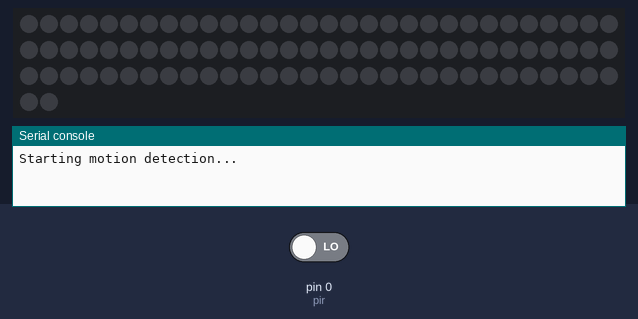
This program was run on a simulated MicroPython board. Parts: 92 RGB LEDs in strip order, left to right, continuing on the next row, the last lines printed to the serial console. The inputs (shaded band) are chosen by the test bench; at power-on: pin 0 (pir) LOW. Dim RGB values are drawn brighter than linear.

Above: at 1.2 s.
1.3 s: pin 0 (pir) driven HIGH
At 2.47 s:
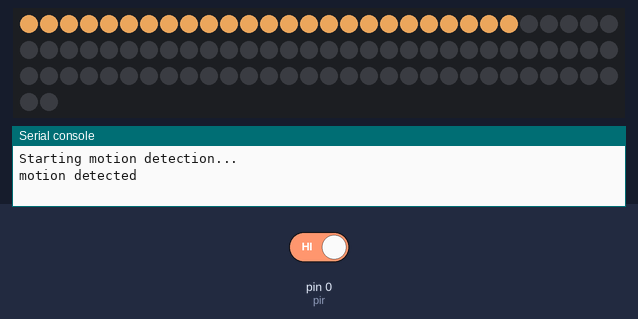
At 4.5 s:
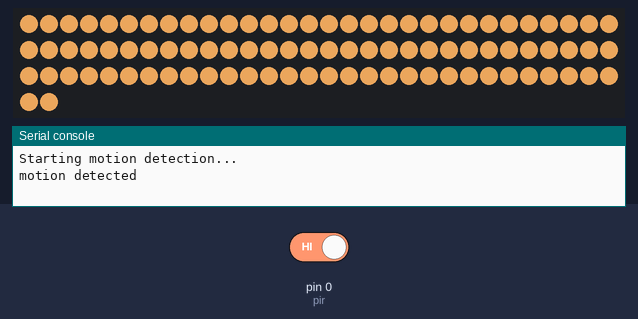
Timing chart, 0 to 6.0 s (numbered marks = the images above; inputs shaded):
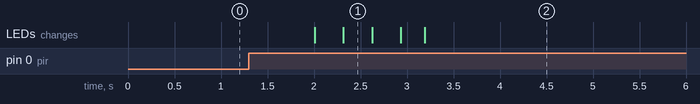

The program:

main.py
```python
import time, neopixel, machine

pir = machine.Pin(0, machine.Pin.IN, machine.Pin.PULL_DOWN)

num_pixels = 92

pixels = neopixel.NeoPixel(machine.Pin(1, machine.Pin.OUT), num_pixels)

# Define colors at full brightness
WARM_WHITE = (255, 180, 100)  # Warm white with orange tint
OFF = (0, 0, 0)

# Global brightness (0-100)
BRIGHTNESS = 75

def scale_color(color, brightness=BRIGHTNESS):
    """Scale a color tuple by brightness percentage (0-100)"""
    return tuple(int(c * brightness / 100) for c in color)

pixels.fill(OFF)
pixels.write()

motionDetected = False
detectionCountdown = 0

COOLDOWN_SECONDS = 3  # how long to ignore new motion after turning off
cooldown_remaining = 0

def animate_on(color, delay=0.01):
    scaled_color = scale_color(color)
    for i in range(num_pixels):
        pixels[i] = scaled_color
        pixels.write()
        time.sleep(delay)

def animate_off(delay=0.01):
    for i in range(num_pixels):
        pixels[i] = OFF
        pixels.write()
        time.sleep(delay)

print("Starting motion detection...")

while True:
    pir_state = pir.value()

    # Decrement countdowns
    if detectionCountdown > 0:
        detectionCountdown -= 1
    if cooldown_remaining > 0:
        cooldown_remaining -= 1

    # If motion is currently detected (lights on)
    if motionDetected:
        if pir_state == 1:
            # Still seeing motion: keep extending the "on" time
            detectionCountdown = 10
        elif detectionCountdown <= 0:
            # No motion for a while: turn off and start cooldown
            print("motion no longer detected")
            motionDetected = False
            animate_off(delay=0.01)
            cooldown_remaining = COOLDOWN_SECONDS

    # If motion is currently NOT detected (lights off)
    else:
        # Only allow new motion if cooldown is over
        if pir_state == 1 and cooldown_remaining <= 0:
            print("motion detected")
            motionDetected = True
            detectionCountdown = 10
            animate_on(WARM_WHITE, delay=0.01)

    time.sleep(1)
```

Measured:
- after the input at 1.3 s, the LEDs: first change after 0.71 s (image 1 shows a later state)
